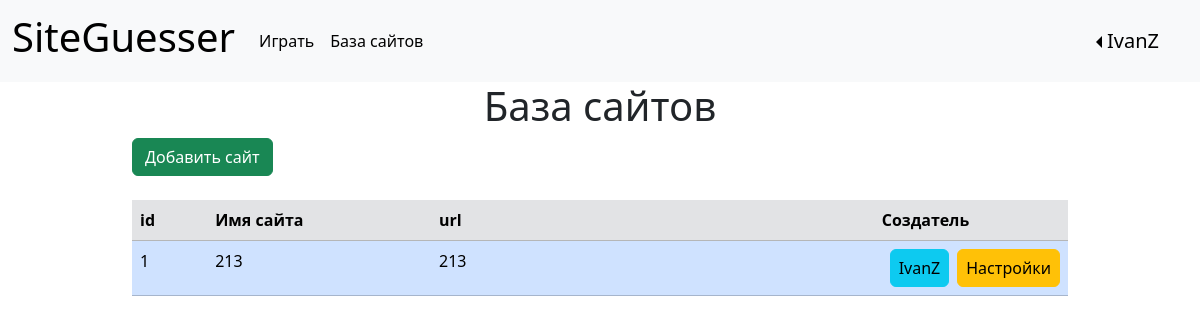
The app's page /websites (signed in), older data.
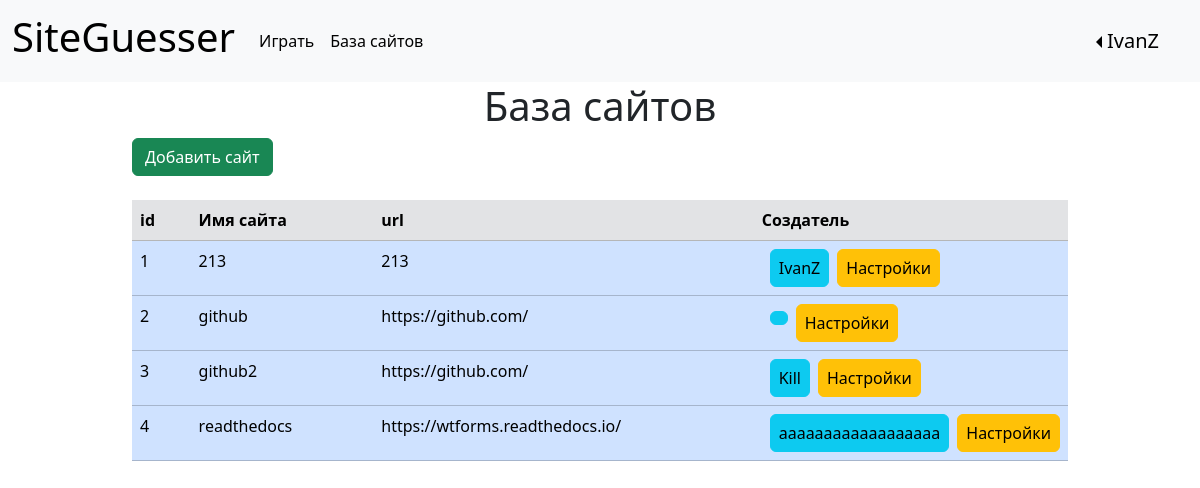
The same page, newer data.
### data/users.py (models this page shows, shortened)
class User(SqlAlchemyBase, UserMixin, SerializerMixin):
    __tablename__ = 'user'
    id = sqlalchemy.Column(sqlalchemy.Integer,
                           primary_key=True, autoincrement=True)
    login = sqlalchemy.Column(sqlalchemy.String, unique=True, nullable=True)
    description = sqlalchemy.Column(sqlalchemy.String)  # описание
    role = sqlalchemy.Column(sqlalchemy.String, nullable=True, default="newbie")  # роль
    banned = sqlalchemy.Column(sqlalchemy.Boolean, nullable=True, default=False)  # бан
    created_date = sqlalchemy.Column(sqlalchemy.DateTime)
    modified_date = sqlalchemy.Column(sqlalchemy.DateTime)
    hashed_password = sqlalchemy.Column(sqlalchemy.String, nullable=True)
    statistic = orm.relationship("Statistic", back_populates='user', uselist=False)
    games = orm.relationship("Game", back_populates='user')
    website = orm.relationship("Website", back_populates='user')

### data/websites.py (models this page shows)
class Website(SqlAlchemyBase, SerializerMixin):
    __tablename__ = 'website'
    id = sqlalchemy.Column(sqlalchemy.Integer, primary_key=True, autoincrement=True)
    name = sqlalchemy.Column(sqlalchemy.String, nullable=True)
    url = sqlalchemy.Column(sqlalchemy.String)
    user_id = sqlalchemy.Column(sqlalchemy.Integer, sqlalchemy.ForeignKey("user.id"), nullable=True)
    user = orm.relationship('User')

### main.py (the view)
@app.route('/websites', methods=['GET', 'POST'])
@login_required
def websites():
    if not (current_user.role == 'admin' or current_user.role == 'main admin'):
        return redirect("/")
    db_sess = db_session.create_session()
    params = {"title": "База сайтов",
              "websites": [user for user in
                           db_sess.query(Website).all()]}
    return render_template("websites.html", **params)

### data/db_session.py (called while the page is built)
def create_session() -> Session:
    global __factory
    return __factory()

### main.py (called while the page is built)
@login_manager.user_loader
def load_user(user_id):
    db_sess = db_session.create_session()
    return db_sess.query(User).get(user_id)

### templates/websites.html
{% extends "base.html" %}
{% block content %}
<div class="main-body">
    <h1 class="text-center">{{ title }}</h1>
    {% if current_user.role == "admin" or current_user.role == "main admin": %}
    <div class="container">
        <a href="/website" class="btn btn-success">Добавить сайт</a>
    </div>
    <br>
    {% endif %}
    <div class="container">
        <table class="table">
            <thead>
            <tr class="table-secondary">
                <th class="col-1" scope="col">id</th>
                <th class="col-3" scope="col">Имя сайта</th>
                <th class="col-6" scope="col">url</th>
                <th class="col-3" scope="col">Создатель</th>
            </tr>
            </thead>
            <tbody>
            {% for website in websites %}
            <tr class="table-primary">
                <td>{{ website.id }}</td>
                <td>{{ website.name }}</td>
                <td>{{ website.url }}</td>
                <td>
                    <div class="d-md-flex d-grid gx-2">
                        <div class="px-2">
                            <a class="btn btn-info px-2" href="/profile/{{ website.user.login }}" role="button">
                                {{ website.user.login}}
                            </a>
                        </div>
                        {% if website.user.login == current_user.login or current_user.role == "main admin" %}
                        <div>
                            <a class="btn btn-warning px-2" href="/websites/{{ website.id }}" role="button">
                                Настройки
                            </a>
                            {% endif %}
                        </div>
                    </div>
                </td>
            </tr>
            {% endfor %}
            </tbody>
        </table>
    </div>
</div>
{% endblock %}

### templates/base.html (shortened to what this page needs)
<!DOCTYPE html>
<html lang="ru">
<head>
    <link href="https://cdn.jsdelivr.net/npm/bootstrap@5.3.2/dist/css/bootstrap.min.css" rel="stylesheet"
>
    <link rel="stylesheet" type="text/css" href={{ url_for(
    'static', filename='css/style.css') }} />
</head>
<body>
<header>
    <nav class="navbar navbar-expand navbar-light bg-light">
        <div class="container-fluid">
            <a class="navbar-brand" href="/"><h1> SiteGuesser </h1></a>
            <div class="collapse navbar-collapse" id="navbarNav">
                <ul class="navbar-nav">
                    <li class="nav-item">
                        <a class="nav-link active" aria-current="page" href="/game">Играть</a>
                    </li>
                </ul>
                {% if current_user.role == "admin" or current_user.role == "main admin": %}
                <ul class="navbar-nav">
                    <li class="nav-item">
                        <a href="/websites" class="nav-link active" aria-current="page">База сайтов</a>
                    </li>
                </ul>
                {% endif %}
            </div>
            <div>
                {% if current_user.is_authenticated %}
                <div class="dropdown dropstart">
                    <button class="navbar-brand dropdown-toggle btn btn-outline-light"
                            id="dropdownMenuLink" data-bs-toggle="dropdown" aria-expanded="false">{{
                        current_user.login
                        }}
                    </button>
                </div>
                {% else %}
                <div class="d-grid gap-2 d-md-block">
                    <a class="btn btn-primary" href="/register">Регистрация</a>
                    <a class="btn btn-success" href="/login">Авторизоваться</a>
                </div>
                {% endif %}
            </div>
        </div>
    </nav>
</header>
{% block content %} {% endblock %}
</body>
</html>

### static/css/style.css (style rules this page uses)
.main-body { margin-left: 10%; margin-right: 10%; }

Row changes from the older to the newer data that the page shows:
added Website: id "2", name "github", url "https://github.com/"
added Website: id "3", name "github2", url "https://github.com/", user.login "Kill"
added Website: id "4", name "readthedocs", url "https://wtforms.readthedocs.io/", user.login "aaaaaaaaaaaaaaaaaa"
